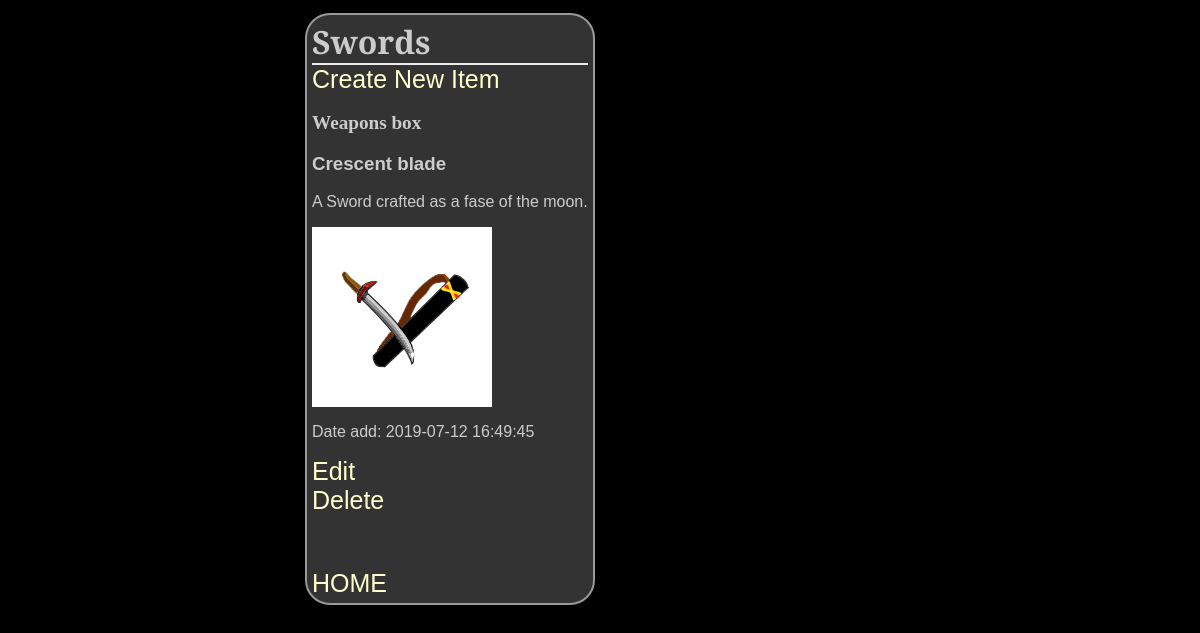
Page /weaponsGuide/4/1/items/ on the committed database.
### database_setup_weapons.py (models this page shows, shortened)
class Categories(Base):
    __tablename__ = 'categories'
    id = Column(Integer, primary_key=True)
    name = Column(String(250), nullable=False)
    user_id = Column(Integer, ForeignKey('user.id'))
    user = relationship(User)

class CategoryItem(Base):
    __tablename__= 'category_item'
    name = Column(String(80), nullable = False)
    id = Column(Integer, primary_key = True)
    description = Column(String(350), nullable=False)
    picture = Column(String(350), nullable=False)
    dateAdd= Column(DateTime, default=func.now())
    categories_id = Column(Integer, ForeignKey('categories.id'))
    categories = relationship(Categories)
    user_id = Column(Integer, ForeignKey('user.id'))
    user = relationship(User)

### finalproject.py (the view)
@app.route('/weaponsGuide/<int:category_id>/<int:user_id>/')
@app.route('/weaponsGuide/<int:category_id>/<int:user_id>/items/')
def showCat(category_id, user_id):
    DBSession = sessionmaker(bind=engine)
    session = DBSession()
    categories = session.query(Categories).filter_by(id=category_id).one()
    items = session.query(CategoryItem).filter_by(
        categories_id=category_id).all()
    return render_template('weapons.html', items=items, category=categories, user_id=user_id)

### templates/weapons.html (shortened to what this page needs)
<html>
<head>
<link rel=stylesheet type=text/css href="{{ url_for('static', filename='styles.css') }}">
	</head>
	<body>
		<div class = 'pane'>
		<h1>{{ category.name }}</h1>
    {% if items !=[] %}
		<a href = "{{url_for('newWeapon', category_id = category.id, user_id=user_id)}}">Create New Item</a>
	<h2>Weapons box</h2>
		{% for i in items %}
		<h3>{{i.name}}</h3>
		<p>{{i.description}}</p>
		<img src="{{url_for('static',filename= i.picture)}}" height="180" width="180">
		<p> Date add: {{i.dateAdd}}</p>
		<a href="{{url_for('editWeapon', category_id = category.id, items_id = i.id, user_id=user_id)}}" >Edit</a>
	<a href="{{url_for('deleteWeapon', category_id = category.id, items_id = i.id, user_id=user_id)}}" >Delete</a>
		{% endfor %}
		{% else %}
		<p> You currently have no menu items. <p>
		<a href = "{{url_for('newWeapon', category_id = category.id, user_id=user_id)}}">Create New Item</a>
			{% endif %}
<a href="{{ url_for('showCategories',user_id=user_id)}}" > HOME </a>
</div>
	</body>
</html>

### static/styles.css (style rules this page uses)
body { font-family: sans-serif; background-color: black; }
h1, h2, h3, h4 { color: #CCCCCC; }
h1, h2 { margin: 0; }
h1 { border-bottom: 2px solid #eee; font-family: 'Cinzel', serif; }
h2 { font-family: 'Georgia', serif; font-size: 1.2em; }
p { color: #CCCCCC; }
a { text-decoration: none; color:#FFFFCC; font-size: 25px; font-family: Arial, Helvetica, sans-serif; }
.pane { position:absolute; left: 25%; border: 2px solid; border-radius: 25px; padding: 5px; margin: 5px; border-color: #999999; background-color: #333333; }

### rows in the picture
Categories: name "Swords"
CategoryItem: name "Crescent blade", description "A Sword crafted as a fase of the moon.", picture (picture), dateAdd "2019-07-12 16:49:45"
